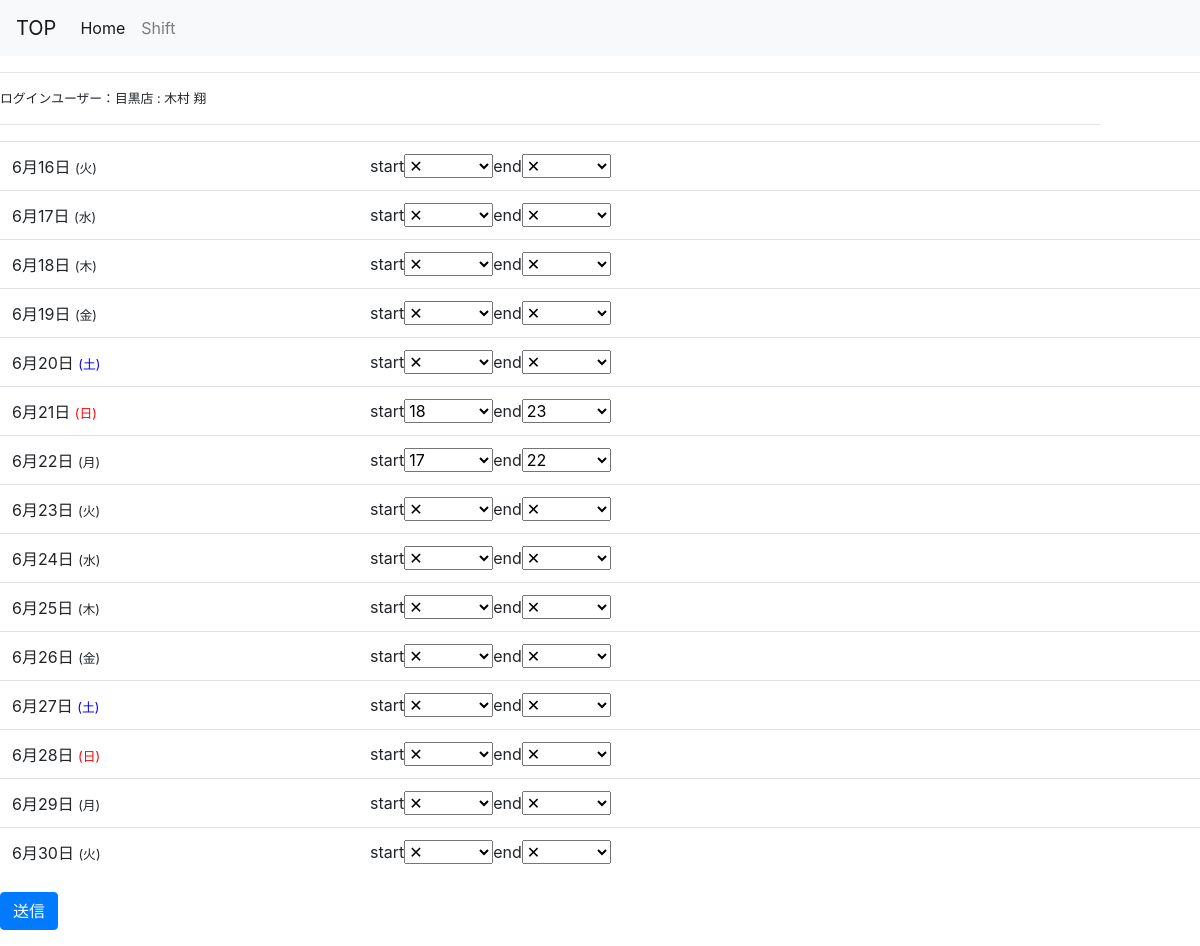
The page /user/1/month_with_forms/2020/6/1/ on the database its author committed.
### register/models.py (models this page shows, shortened)
class User(AbstractBaseUser, PermissionsMixin):
    email = models.EmailField(_('email address'), unique=True)
    first_name = models.CharField(_('first name'), max_length=30, blank=True)
    last_name = models.CharField(_('last name'), max_length=150, blank=True)
    is_staff = models.BooleanField(
        _('staff status'),
        default=False,
        help_text=_(
            'Designates whether the user can log into this admin site.'),
    )
    is_active = models.BooleanField(
        _('active'),
        default=True,
        help_text=_(
            'Designates whether this user should be treated as active. '
            'Unselect this instead of deleting accounts.'
        ),
    )
    date_joined = models.DateTimeField(_('date joined'), default=timezone.now)
    objects = CustomUserManager()
    EMAIL_FIELD = 'email'
    USERNAME_FIELD = 'email'
    REQUIRED_FIELDS = []
    class Meta:
        verbose_name = _('user')
        verbose_name_plural = _('users')

class Shops(models.Model):
    SHOP_CHOICES = (
    ('1', '目黒'),
    ('2', '狛江'),
    ('3', '神保町'),
    ('4', '上野広小路'),
    ('5', '北千住'),)
    shop = models.CharField("店舗", max_length=3,choices=SHOP_CHOICES, blank=True,default=1)
    user = models.OneToOneField(settings.AUTH_USER_MODEL,on_delete=models.CASCADE,)

### app/models.py (models this page shows, shortened)
class Schedule(models.Model):
    user = models.ForeignKey(settings.AUTH_USER_MODEL, verbose_name='ユーザー', on_delete=models.SET_NULL, blank=True, null=True,related_name = "user_schedule")
    start_time = models.CharField('開始時間', choices= SUB_START, max_length=50,blank=True,default="0")
    end_time = models.CharField('終了時間', choices= SUB_END, max_length=50,blank=True,default="0")
    date = models.DateField('日付')
    shops = models.ForeignKey(Shops, verbose_name='店舗', on_delete=models.CASCADE,blank=True)

### app/views.py (the view, shortened to what this page needs)
class MonthWithFormsCalendar(mixins.MonthWithFormsMixin, generic.View):
    template_name = 'app/month_with_forms.html'
    model = Schedule
    date_field = 'date'
    form_class = SimpleScheduleForm
    def get(self, request, **kwargs):
        context = self.get_month_calendar()
        context['user'] = get_object_or_404(User, pk=self.kwargs['user_pk'])
        return render(request, self.template_name, context)

### app/mixins.py (called while the page is built, shortened)
    def setup_calendar(self):
        self._calendar = calendar.Calendar(self.first_weekday)

    def get_previous_week(self, date):
        if date.month == 1 and date.day ==16:
            return date.replace(year=date.year-1, month=12,day=16)
        if date.month == 1 and date.day ==1:
            return date.replace(year=date.year-1, month=12,day=1)
        if date.day == 16:
            return date.replace(month =date.month -1 ,day = 16)
        if date.day == 1:
            return date.replace(month =date.month -1 ,day = 1)

    def get_week_days(self):
        month = self.kwargs.get('month')
        year = self.kwargs.get('year')
        day = self.kwargs.get('day')
        if month and year and day:
            date = datetime.date(year=int(year), month=int(month), day=int(day))
            if date.month != 12 and date.day < 21 and date.day > 4:
                dtm = calendar.monthrange(year,month)[1]
                date = datetime.date(year = int(year),month=int(month+1),day = int(1))
                dtlist = [date + datetime.timedelta(days =day) for day in range(0,15)]
                return dtlist
            if date.day < 6:
                dtm = calendar.monthrange(year,month)[1]
                date = datetime.date(year = int(year),month=int(month),day = int(15))
                dtlist = [date + datetime.timedelta(days =day) for day in range(1,dtm-14)]
                return dtlist

    def name(self):
        weekname=['月','火','水','木','金','土','日']
        name=[]
        week=[]
        day = self.get_week_days()
        for l in day:
            name.append(l.weekday())
        for nn in name:
            week.append(weekname[nn])
        return week

    def get_month_calendar(self):
        self.setup_calendar()
        days = self.get_week_days()
        first = days[0]
        last = days[-1]
        ago = self.get_previous_week(first)
        calendar_data = {
            'now': datetime.date.today(),
            'month_days': days,
            'month_previous': ago,
            'month_next': first,
            'week_names': self.name(),
        }
        return calendar_data

### app/templates/app/month_with_forms.html (shortened to what this page needs)
{% extends "register/base.html" %}
{% block content %}
    <form action="" method="POST">
        {{ month_formset.management_form }}{% for week_day_forms in month_day_forms %}
        <table class="table">{% for day, forms in week_day_forms.items %}
                <tr> <td>{{ day | date:"n" }}月{{day |date:"j"}}日
                    {% if day|date:"D" == "日" %}
                    <small>
                        <span style="color: #F00;">({{ day | date:"D" }})</span>
                    </small></td>
                    {% elif day|date:"D" == "土" %}
                    <small>
                        <span style="color:#0000FF">({{ day | date:"D" }})</span>
                    </small></td>
                    {% else %}
                    <small>
                    ({{ day|date:"D" }})
                </small></td>
                   {% endif %}
                   {% for form in forms %}
                    <td>{{form.date}}{{form.id}}start{{form.start_time}}end{{form.end_time}}
                    </td></tr>
                    {% endfor %}{% endfor %}
            {% endfor %}
        </table>
        <button type="submit" class="btn btn-primary">送信</button>
    </form>
{% endblock %}

### register/templates/register/base.html (shortened to what this page needs)
{% load static %}
<head>
    <link rel="stylesheet" href="https://stackpath.bootstrapcdn.com/bootstrap/4.3.1/css/bootstrap.min.css">
<head>
  {% if user.is_superuser %}
    <nav class="navbar navbar-expand-lg navbar-light bg-light">
        <a class="navbar-brand" href="#">TOP</a>
        <button class="navbar-toggler" type="button" data-toggle="collapse" data-target="#navbarNavDropdown" aria-controls="navbarNavDropdown" aria-expanded="false" aria-label="Toggle navigation">
          <span class="navbar-toggler-icon"></span>
        </button>
        <div class="collapse navbar-collapse" id="navbarNavDropdown">
          <ul class="navbar-nav">
            <li class="nav-item active">
              <a class="nav-link" href="{% url 'register:top' %}">Home <span class="sr-only">(current)</span></a>
            </li>
            <li class="nav-item">
              <a class="nav-link" href="{% url 'register:user_list'%}">UserList</a>
            </li>
            <li class="nav-item">
              <a class="nav-link" href="{% url 'app:month_with_forms' user.pk  %}">Shift</a>
            </li>
            <li class="nav-item">
              <a class="nav-link" href="{% url 'app:shift_list' %}">Shift確認</a>
            </li>
            <li class="nav-item dropdown">
              <a class="nav-link dropdown-toggle" href="#" id="navbarDropdownMenuLink" role="button" data-toggle="dropdown" aria-haspopup="true" aria-expanded="false">
                Dropdown link
              </a>
              <div class="dropdown-menu" aria-labelledby="navbarDropdownMenuLink">
                <a class="dropdown-item" href="{% url 'app:week_with_schedule' user.pk %}">Action</a>
                <a class="dropdown-item" href="{% url 'app:mycalendar' user.pk %}">Another action</a>
                <a class="dropdown-item" href="#">Something else here</a>
              </div></li>
              </ul>
        </div>
      </nav><hr>
      <div class="mgr-10"><small>ログインユーザー：{{user.shops.get_shop_display}}店&nbsp;:&nbsp;{{ user.last_name }}&nbsp;{{user.first_name}}</small><hr></div>
  {% else %}
  <nav class="navbar navbar-expand-lg navbar-light bg-light">
    <a class="navbar-brand" href="#">TOP</a>
    <div class="collapse navbar-collapse" id="navbarNavDropdown">
      <ul class="navbar-nav">
        <li class="nav-item active">
          <a class="nav-link" href="{% url 'register:top' %}">Home <span class="sr-only">(current)</span></a>
        </li>
        <li class="nav-item">
          <a class="nav-link" href="{% url 'app:month_with_forms' user.pk  %}">Shift</a>
        </li>
          </div></li>
  </nav><hr>
  <div class="mgr-10"><small>ログインユーザー：{{user.shops.get_shop_display}}店&nbsp;:&nbsp;{{ user.last_name }}&nbsp;{{user.first_name}}</small><hr></div>
      {% endif %}
        {% block content %}{% endblock %}</div>
</html>

### register/templates/register/base.html (style rules this page uses)
.mgr-10 { margin-right : 100px; }

### rows shown on the page
User: shops.shop "目黒", last_name "木村", first_name "翔"
Schedule: date "6", date "21", date "日"
Schedule: date "6", date "22", week_day_forms "月"

### other values the page prints
{{ day | date:"n" }} "6" "6" "6" "6" "6" "6" "6" "6" "6" "6" "6" "6" "6"
{{ day |date:"j" }} "16" "17" "18" "19" "20" "23" "24" "25" "26" "27" "28" "29" "30"
{{ day|date:"D" }} "火" "水" "木" "金" "火" "水" "木" "金" "月" "火"
{{ day | date:"D" }} "土" "土"
{{ day | date:"D" }} "日"
